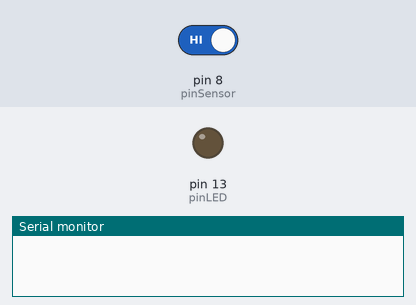
The sketch below on a simulated Arduino Uno, built with avr-gcc and run on an emulated ATmega328P. Shown: output pins drawn as LEDs (lit = HIGH), the last lines printed to the serial monitor. Inputs (shaded band) come from the test bench; at power-on: pin 8 (pinSensor) HIGH.

Above: at 1.2 s.
1.3 s: pin 8 (pinSensor) driven LOW
At 2.5 s:
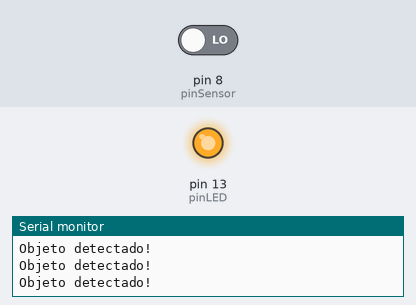
2.8 s: pin 8 (pinSensor) driven HIGH
At 4.1 s:
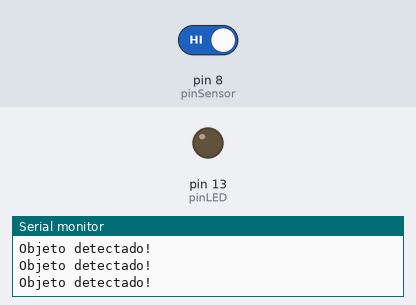
Timing chart, 0 to 5.8 s (numbered marks = the images above; inputs shaded):
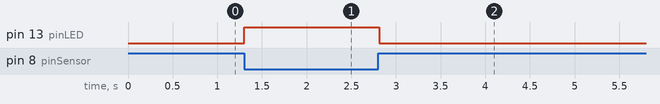

Measured:
- after the input at 1.3 s, pin 13 (pinLED): LOW → HIGH at once
- after the input at 2.8 s, pin 13 (pinLED): HIGH → LOW at once

The sketch:

sketch_apr24a.ino
```cpp
// Define o pino do sensor HW-201
const int pinSensor = 8; // Pino digital 2

// Define o pino do LED
const int pinLED = 13; // Pino digital 13 (LED embutido no Arduino Uno)

void setup() {
  // Inicializa o pino do sensor como entrada
  pinMode(pinSensor, INPUT);

  // Inicializa o pino do LED como saída
  pinMode(pinLED, OUTPUT);

  // Inicia a comunicação serial para debug (opcional)
  Serial.begin(9600);
}

void loop() {
  // Lê o estado do sensor
  int sensorState = digitalRead(pinSensor);

  // Se algo for detectado pelo sensor (estado LOW)
  if (sensorState == LOW) {
    // Acende o LED
    digitalWrite(pinLED, HIGH);

    // Imprime no monitor serial (opcional)
    Serial.println("Objeto detectado!");
  } else {
    // Se nada for detectado, desliga o LED
    digitalWrite(pinLED, LOW);
  }
}
```
